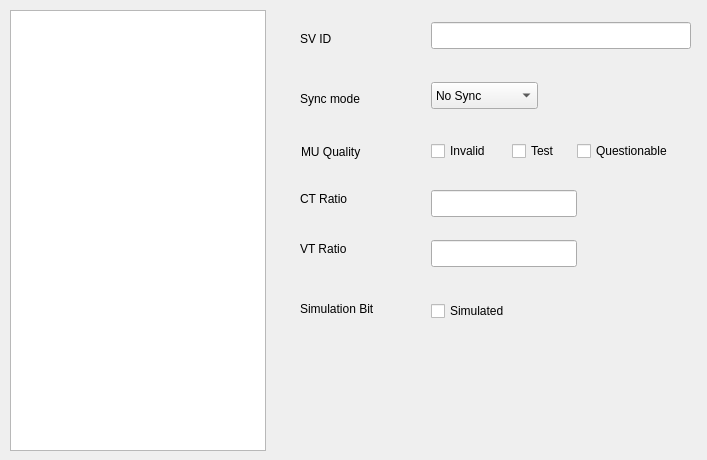
    <widget class="QWidget" name="tpMU_1">
     <attribute name="title">
      <string>MU1</string>
     </attribute>
     <widget class="QTableWidget" name="tbMU_1">
      <property name="geometry">
       <rect>
        <x>10</x>
        <y>10</y>
        <width>256</width>
        <height>441</height>
       </rect>
      </property>
     </widget>
     <widget class="QLabel" name="lblSvId_1">
      <property name="geometry">
       <rect>
        <x>300</x>
        <y>30</y>
        <width>36</width>
        <height>17</height>
       </rect>
      </property>
      <property name="text">
       <string>SV ID</string>
      </property>
     </widget>
     <widget class="QLineEdit" name="edtSvId_1">
      <property name="geometry">
       <rect>
        <x>431</x>
        <y>22</y>
        <width>260</width>
        <height>27</height>
       </rect>
      </property>
     </widget>
     <widget class="QLabel" name="lblQuality_1">
      <property name="geometry">
       <rect>
        <x>301</x>
        <y>143</y>
        <width>78</width>
        <height>17</height>
       </rect>
      </property>
      <property name="text">
       <string>MU Quality</string>
      </property>
     </widget>
     <widget class="QCheckBox" name="chkqQues_1">
      <property name="geometry">
       <rect>
        <x>577</x>
        <y>140</y>
        <width>121</width>
        <height>22</height>
       </rect>
      </property>
      <property name="text">
       <string>Questionable</string>
      </property>
     </widget>
     <widget class="QCheckBox" name="chkqInvalid_1">
      <property name="geometry">
       <rect>
        <x>431</x>
        <y>140</y>
        <width>75</width>
        <height>22</height>
       </rect>
      </property>
      <property name="text">
       <string>Invalid</string>
      </property>
     </widget>
     <widget class="QCheckBox" name="chkqTest_1">
      <property name="geometry">
       <rect>
        <x>512</x>
        <y>140</y>
        <width>59</width>
        <height>22</height>
       </rect>
      </property>
      <property name="text">
       <string>Test</string>
      </property>
     </widget>
     <widget class="QLabel" name="lblCTr_1">
      <property name="geometry">
       <rect>
        <x>300</x>
        <y>190</y>
        <width>58</width>
        <height>17</height>
       </rect>
      </property>
      <property name="text">
       <string>CT Ratio</string>
      </property>
     </widget>
     <widget class="QLabel" name="lblVTr_1">
      <property name="geometry">
       <rect>
        <x>300</x>
        <y>240</y>
        <width>59</width>
        <height>17</height>
       </rect>
      </property>
      <property name="text">
       <string>VT Ratio</string>
      </property>
     </widget>
     <widget class="QLineEdit" name="edtCTr_1">
      <property name="geometry">
       <rect>
        <x>431</x>
        <y>190</y>
        <width>146</width>
        <height>27</height>
       </rect>
      </property>
     </widget>
     <widget class="QLineEdit" name="edtVTr_1">
      <property name="geometry">
       <rect>
        <x>431</x>
        <y>240</y>
        <width>146</width>
        <height>27</height>
       </rect>
      </property>
     </widget>
     <widget class="QLabel" name="lblSyncMode_1">
      <property name="geometry">
       <rect>
        <x>300</x>
        <y>90</y>
        <width>74</width>
        <height>17</height>
       </rect>
      </property>
      <property name="text">
       <string>Sync mode</string>
      </property>
     </widget>
     <widget class="QComboBox" name="cmbSyncMode_1">
      <property name="geometry">
       <rect>
        <x>431</x>
        <y>82</y>
        <width>107</width>
        <height>27</height>
       </rect>
      </property>
      <item>
       <property name="text">
        <string>No Sync</string>
       </property>
      </item>
      <item>
       <property name="text">
        <string>Local Sync</string>
       </property>
      </item>
      <item>
       <property name="text">
        <string>Global Sync</string>
       </property>
      </item>
     </widget>
     <widget class="QLabel" name="lblSimu_1">
      <property name="geometry">
       <rect>
        <x>300</x>
        <y>300</y>
        <width>101</width>
        <height>17</height>
       </rect>
      </property>
      <property name="text">
       <string>Simulation Bit</string>
      </property>
     </widget>
     <widget class="QCheckBox" name="chk_Simu_1">
      <property name="geometry">
       <rect>
        <x>431</x>
        <y>300</y>
        <width>97</width>
        <height>22</height>
       </rect>
      </property>
      <property name="text">
       <string>Simulated</string>
      </property>
     </widget>
    </widget>
